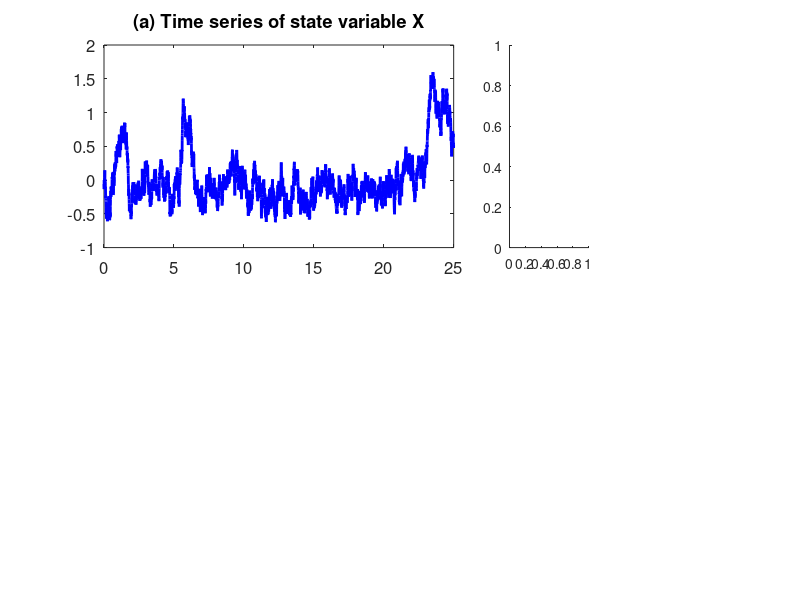

Here is the MATLAB script that generated this plot: (Note: this script raises an error after producing the figure.)
% Test of feedback particle filter
rng(1); % for the sake of reproducing the results
%%%%%%%%%%%%%%%%%%%%%%%%%%%%%%%%%%%%%%%%%%%%%%%%%%%%%%%%%%
%%%%%%%%%%%%%% Generate the true signal %%%%%%%%%%%%%%%%%%
%%%%%%%%%%%%%%%%%%%%%%%%%%%%%%%%%%%%%%%%%%%%%%%%%%%%%%%%%%
Nt = 5000;
dt = 0.005;
X_truth = zeros(1,Nt);
Z = zeros(1,Nt);
% Regime I: bimodal
a_X = 2.8; b_X = 8; c_X = 4; f_X = -0.4; sigma_X = 0.7;
% Regime II: nearly Gaussian
% a_X = 2.8; b_X = 4; c_X = 4; f_X = 0.4; sigma_X = 0.7;
sigma_Z = .1;
for i = 2:Nt
    hX = - Z(i-1) + X_truth(i-1)/5;
    X_truth(i) = X_truth(i-1) + (-a_X * X_truth(i-1) + b_X * X_truth(i-1)^2 - c_X * X_truth(i-1)^3 + f_X) * dt + sigma_X * sqrt(dt) * randn;
    Z(i) = Z(i-1) + hX * dt + sigma_Z * sqrt(dt) * randn;
end
figure
subplot(2,5,1:3)
plot(dt:dt:Nt*dt, X_truth,'b','linewidth',2)
box on
set(gca,'fontsize',12)
title('(a) Time series of state variable X')
subplot(2,5,4)
[fi,xx] = ksdensity(X_truth);
fi_G = normpdf(xx, mean(X_truth), std(X_truth));
hold on
plot(xx,fi,'b','linewidth',2)
plot(xx,fi_G,'--k','linewidth',2)
box on
set(gca,'fontsize',12)
title('(b) PDF')
subplot(2,5,5)
hold on
plot(xx,fi,'b','linewidth',2)
plot(xx,fi_G,'--k','linewidth',2)
set(gca,'yscale','log')
box on
set(gca,'fontsize',12)
legend('Truth','Gaussian fit')
ylim([1e-3,5])
title('(c) PDF in log scale')

subplot(2,5,6:8)
plot(dt:dt:Nt*dt, Z,'b','linewidth',2)
box on
set(gca,'fontsize',12)
title('(d) Time series of obs Z')
subplot(2,5,9)
[fi,xx] = ksdensity(Z);
fi_G = normpdf(xx, mean(Z), std(Z));
hold on
plot(xx,fi,'b','linewidth',2)
plot(xx,fi_G,'--k','linewidth',2)
box on
set(gca,'fontsize',12)
title('(e) PDF')
subplot(2,5,10)
hold on
plot(xx,fi,'b','linewidth',2)
plot(xx,fi_G,'--k','linewidth',2)
set(gca,'yscale','log')
box on
set(gca,'fontsize',12)
% legend('Truth','Gaussian fit')
ylim([1e-3,5])
title('(f) PDF in log scale')

%%%%%%%%%%%%%%%%%%%%%%%%%%%%%%%%%%%%%%%%%%%%%%%%%%%%%%%%%%
%%%%%%%%%%%%%% Feedback particle filter %%%%%%%%%%%%%%%%%%
%%%%%%%%%%%%%%%%%%%%%%%%%%%%%%%%%%%%%%%%%%%%%%%%%%%%%%%%%%

N = 100; L = 30; epsilon = 0.05;
X_FPF_all = zeros(N,Nt);
K_FPF_all = zeros(N,Nt);
X = X_truth(1) + randn(N,1) * 0.1; % initial ensembles
X_FPF_all(:,1) = X;
K = zeros(N,1);
Phi_prev = ones(N,1);
for t = 2: Nt
    hX = - Z(t-1) + X/5; 
    g = exp(- (ones(N,1)*X' - X*ones(1,N)).^2/4/epsilon);
    k = g./(sqrt(sum(g,2) * sum(g,1)));
    T = k./ (sum(k,2) * ones(1,N));
    h_hat = mean(hX);
    Phi = Phi_prev;
    for l = 1:L
        Phi = T * Phi + epsilon * (hX - h_hat);
        Phi = Phi - mean(Phi);
    end
    r = Phi + epsilon * (hX - h_hat);
    a = 1/2/epsilon * T .* (ones(N,1)*r' - T*r*ones(1,N));
    K = a * X;        
    if kurtosis(K)>30
        K = mean(K) * ones(N,1);
    end

    X_new = X + (-a_X * X + b_X * X.^2 - c_X * X.^3 + f_X) * dt + sigma_X * sqrt(dt) * randn(N,1) ...
        + K / sigma_Z^2 .* ((Z(t) - Z(t-1))/dt - 1/2 * (hX + h_hat)) * dt;
    X = X_new;
    if mod(t,10 ) == 1

    end
    Phi_prev = Phi;
    if t < Nt
        X_FPF_all(:,t) = X;
    end
    K_FPF_all(:,t) = K;
end


%%%%%%%%%%%%%%%%%%%%%%%%%%%%%%%%%%%%%%%%%%%%%%%%%%%%%%%%%%
%%%%%%%%%%%%%% Ensemble Kalman-Bucy filter %%%%%%%%%%%%%%%
%%%%%%%%%%%%%%%%%%%%%%%%%%%%%%%%%%%%%%%%%%%%%%%%%%%%%%%%%%

X_EnKBF_all = zeros(N,Nt);
K_EnKBF_all = zeros(1,Nt);
X = X_truth(1) + randn(N,1) * 0.1; % initial ensembles
X_EnKBF_all(:,1) = X;
for t = 2: Nt
    hX = -Z(t-1) + X/5; 
    K = sum((X - mean(X)) .* (hX - mean(hX)))/(N-1);
    X = X + (-a_X * X + b_X * X.^2 - c_X * X.^3 + f_X) * dt + sigma_X * sqrt(dt) * randn(N,1) ...
        +  K / sigma_Z^2 .* (Z(t) - Z(t-1) - hX * dt - randn(N,1) * sigma_Z * sqrt(dt));
    if t < Nt
        X_EnKBF_all(:,t) = X;
    end
    K_EnKBF_all(t) = K;
end
% posterior mean trajectory
figure
hold on
plot(dt:dt:Nt*dt, X_truth, 'b', 'linewidth', 2);
plot(dt:dt:Nt*dt, mean(X_FPF_all), 'r', 'linewidth', 2);
plot(dt:dt:Nt*dt, mean(X_EnKBF_all), 'g', 'linewidth', 2);
box on
set(gca,'fontsize',12)
legend('Truth','FPF','EnKBF')
title('Truth and posterior mean time series')
% posterior distribution
figure
for i = 1:4
    subplot(2,2,i)
    hold on
    [fi_FPF,xx] = ksdensity(X_FPF_all(:,100*i));    
    [fi_EnKBF,xx] = ksdensity(X_EnKBF_all(:,100*i),xx);
    temp = max(fi_FPF);
    plot([X_truth(100*i),X_truth(100*i)],[0,temp],'b','linewidth',2)
    plot(xx,fi_FPF,'r','linewidth',2)
    plot(xx,fi_EnKBF,'g','linewidth',2)    
    if i == 1
        legend('Truth','FPF','EnKBF')
    end
    box on
    set(gca,'fontsize',12)
    title(['PDF at t = ', num2str(round(i*100*dt))])
end
% 'Kalman gain'
figure
for i = 1:4
    subplot(2,2,i)
    hold on
    [fi_FPF,xx] = ksdensity(K_FPF_all(:,100*i));   
    temp = max(fi_FPF);
    plot([K_EnKBF_all(100*i),K_EnKBF_all(100*i)],[0,temp],'g','linewidth',2)
    plot(xx,fi_FPF,'r','linewidth',2)  
    if i == 1
        legend('EnKBF','FPF')
    end
    box on
    set(gca,'fontsize',12)
    title(['PDF at t = ', num2str(round(i*100*dt))])
end